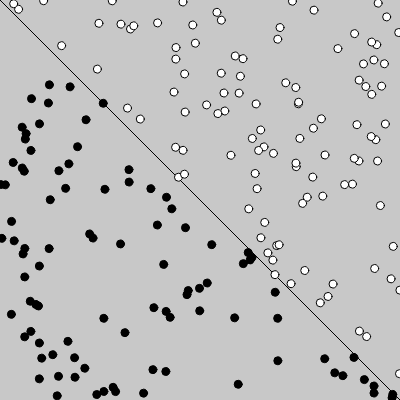
Frame 1 (no input)
Frame 60 (no input): identical to frame 1, image omitted
Frame 120 (the mouse pressed at the canvas centre since frame 60): identical to frame 1, image omitted

The p5.js sketch that drew this single still picture (run headless with seeded random() and noise() and a simulated clock; from frame 60 on, the mouse is pressed at the canvas centre):

// p5.js sketch
// ── sketch.js
let perceptron;
let inputs;
let output;
let points; 
let guess; 

function setup() {
  createCanvas(400, 400);
  
  pointsLength = 200;
  points = [];

  for (let i = 0; i < pointsLength; i++) {
    points[i] = new Point();
  }

  perceptron = new Perceptron();
  inputs = [-1, 0.5];

  let guess = perceptron.guess(inputs);
}

function draw() {
  background(200);
  
  stroke(0);
  line(0, 0, width, height);

  for (let i = 0; i < pointsLength; i++) {
    let point = points[i];

    point.show(); 
  }
}

// ── perceptron.js
class Perceptron {
  constructor() {
    this.weightsLength = 2;
    this.weights = [];

    for (let i = 0; i < this.weightsLength; i++) {
      this.weights[i] = random(-1, 1);
    }
  }

  sign(n) {
    if (n >= 0) {
      return 1;
    } else {
      return -1;
    }
  }

  guess(inputs) {
    let sum = 0;

    for (let i = 0; i < this.weights.length; i++) {
      sum += inputs[i] * this.weights[i];
    }

    let output = this.sign(sum);

    return output;
  }
}

// ── point.js
class Point {
	constructor() {
    this.x = random(width);
    this.y = random(height);
    this.label = 0;

    if (this.x > this.y) {
      this.label = 1;
    } else {
      this.label = -1;
    }
  }

  show() {
    stroke(0);
    if (this.label == 1) {
      fill(255);
    } else {
      fill(0);
    }

    circle(this.x, this.y, 8);
  }
}
